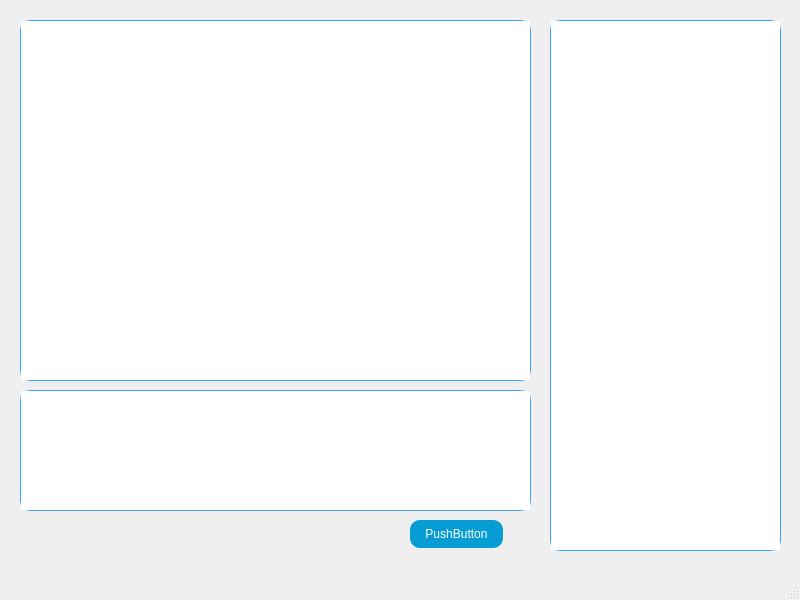
<?xml version="1.0" encoding="UTF-8"?>
<ui version="4.0">
 <class>end</class>
 <widget class="QMainWindow" name="end">
  <property name="geometry">
   <rect>
    <x>0</x>
    <y>0</y>
    <width>800</width>
    <height>600</height>
   </rect>
  </property>
  <property name="windowTitle">
   <string>MainWindow</string>
  </property>
  <widget class="QWidget" name="centralwidget">
   <widget class="QTextBrowser" name="textBrowser">
    <property name="geometry">
     <rect>
      <x>20</x>
      <y>20</y>
      <width>511</width>
      <height>361</height>
     </rect>
    </property>
    <property name="styleSheet">
     <string notr="true">border: 1px solid rgb(60,163,247);
border-radius:10px;</string>
    </property>
   </widget>
   <widget class="QTextEdit" name="textEdit">
    <property name="geometry">
     <rect>
      <x>20</x>
      <y>390</y>
      <width>511</width>
      <height>121</height>
     </rect>
    </property>
    <property name="styleSheet">
     <string notr="true">border: 1px solid rgb(60,163,247);
border-radius:10px;</string>
    </property>
   </widget>
   <widget class="QListWidget" name="listWidget">
    <property name="geometry">
     <rect>
      <x>550</x>
      <y>20</y>
      <width>231</width>
      <height>531</height>
     </rect>
    </property>
    <property name="styleSheet">
     <string notr="true">border: 1px solid rgb(60,163,247);
border-radius:10px;</string>
    </property>
   </widget>
   <widget class="QPushButton" name="pushButton">
    <property name="geometry">
     <rect>
      <x>410</x>
      <y>520</y>
      <width>93</width>
      <height>28</height>
     </rect>
    </property>
    <property name="styleSheet">
     <string notr="true">QPushButton{ 
     background-color: rgb(6,157,213); 
     border: none;
     border-radius:10px;
     color:white;
}
QPushButton:hover{ 
     background-color: rgb(75,202,255);
}</string>
    </property>
    <property name="text">
     <string>PushButton</string>
    </property>
   </widget>
  </widget>
  <widget class="QMenuBar" name="menubar">
   <property name="geometry">
    <rect>
     <x>0</x>
     <y>0</y>
     <width>800</width>
     <height>22</height>
    </rect>
   </property>
  </widget>
  <widget class="QStatusBar" name="statusbar"/>
 </widget>
 <resources/>
 <connections/>
</ui>
